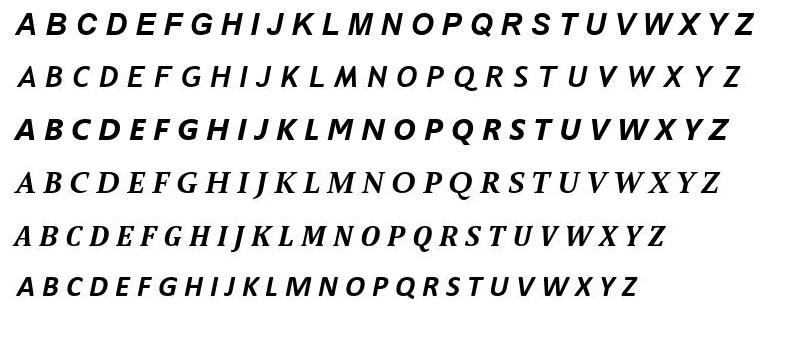
%> input picture letters/letterstest.jpg, 792 x 338 px
$ octave lettersANN.m   (GNU Octave 9; MATLAB toolbox functions it lacks are replaced by stand-ins)
%> lines starting %> are read from the running program, lines starting %| are printed output that depends on the picture; in (x1, y1, x2, y2) boxes, pixels count from 0 and x2, y2 are one past the last pixel; in counts of white or black regions, pixels touching at a corner belong together; the program's own positions count from 1
clc; clear all; close all; % cleaning all previous values

% loading target values;
targetvals = {'C','L','E','J';
'T','Z','O','B';
'R','R','J','W';
'Z','Z','E','W';
'E','B','I','K';
'M','L','R','R';
'B','B','R','K';
'F','Q','U','K';
'H','G','I','O';
'C','A','P','Q';
'R','L','B','K';
'A','W','N','L';
'O','I','J','A';
'A','B','B','U';
'W','F','I','D';
'U','F','Y','O';
'L','B','V','F';
'F','G','Y','Q';
'F','Z','J','F';
'F','L','I','T';
'N','R','A','U';
'H','X','Y','P';
'T','Q','U','F';
'K','V','P','B';
'J','N','M','H';
'G','G','O','X';
'Y','D','I','L';
'Z','W','H','X';
'L','C','K','I';
'G','U','O','V';
'X','E','B','A';
'A','H','A','A';
'L','A','G','R';
'H','S','J','H';
'N','L','Y','S';
'G','T','L','W';
'P','I','E','F';
'T','Y','W','P';
'R','F','O','C';
'H','G','N','A';
'G','T','P','Y';
'D','L','C','I';
'J','B','L','O';
'U','K','Z','O';
'N','T','X','E';
'F','D','A','G';
'F','L','N','U';
'M','I','L','S';
'P','E','H','F';
'O','M','D','E'};


%% TRAINING:

% loading train image:
I = imread('letters/letterstest.jpg');
%> I is the input picture: size 338x792x3 uint8; min 0, max 255, mean 228.1

% cleaning and making it BW:
BW = createMask(I);
%> in createMask, `I = rgb2hsv(RGB);`: I: size 338x792x3 double; mean H, S, V 0, 0, 0.895
%> in createMask, `sliderBW = ( (I(:,:,1) >= channel1Min) | (I(:,:,1) <= channel1Max) ) &..`:
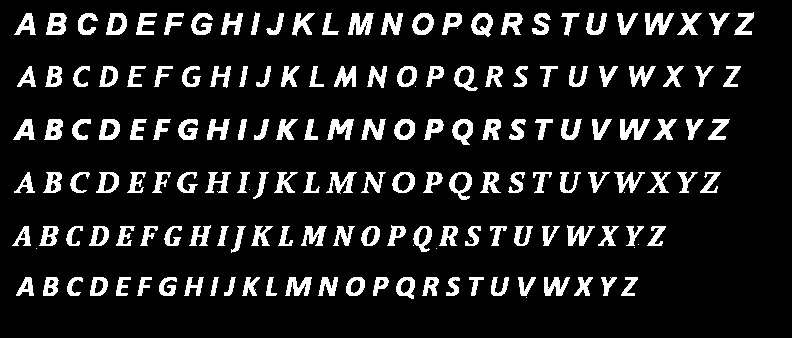
%> sliderBW: size 338x792 logical; 12.1% white; 167 white regions (11 under 20 px)
%> in createMask, `maskedRGBImage(repmat(~BW,[1 1 3])) = 0;`:
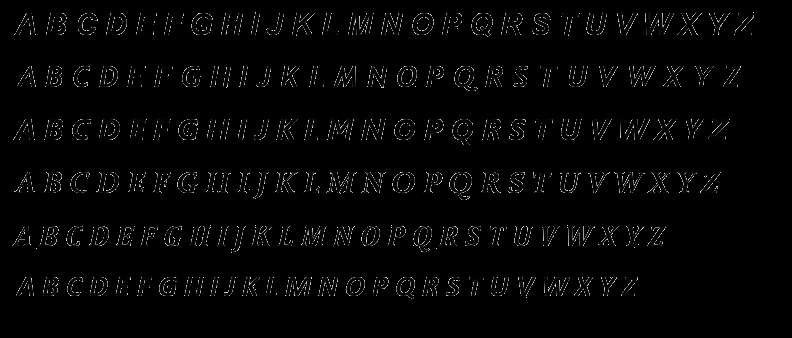
%> maskedRGBImage: size 338x792x3 uint8; min 0, max 223, mean 4.9

% applying regionprops, numbering all objects with area higher than 50px:
[labels, number] = bwlabel(BW);
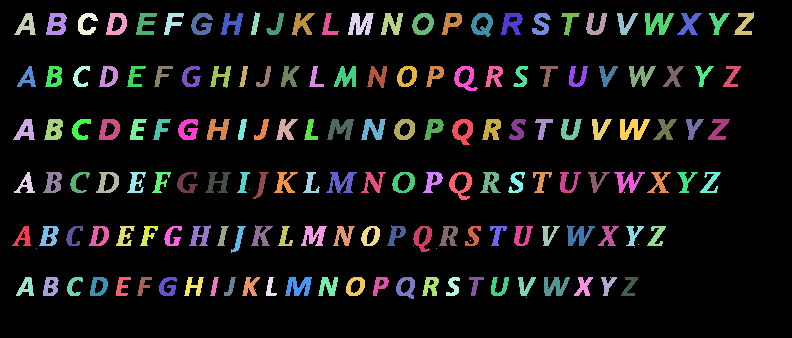
%> labels: size 338x792 double; 168 distinct labels, from 0 to 167; one colour per label, 0 black
%> number = 167
Istats = regionprops(labels);
%> Istats = 167 regions; largest, box (x1, y1, x2, y2), Area and Centroid: (620, 119, 650, 140) 379 [633.4 129.7], (645, 13, 674, 35) 370 [658.1 23.9], (348, 13, 374, 35) 365 [361.3 24.5], (327, 119, 354, 140) 323 [341.4 129], (326, 172, 357, 194) 319 [342.2 183.1]
Istats( [Istats.Area] < 50 ) = [];

% recording the number of objects:
num = length(Istats);
%> num = 156

% recording 4 objects:
Ibox = floor( [Istats.BoundingBox] );
%> Ibox = 624 values, max 734 at index 621, min 9 at index 191, mean 133.4
Ibox = reshape(Ibox, [4 num]);
%> Ibox = 156 columns, first 8: [12 13 14 14 16 17 39 43; 226 119 13 172 277 66 226 172; 19 22 22 21 18 19 20 19; 20 21 22 21 19 21 20 21]

% showing the image:
figure, imshow(BW);
hold on
for k = 1 : num
    % for each of the object (digit) creating a subimage, and recording it
    % to separate image with 24x12 size. Drawing a boundingboxes of each
    % objects:
    rectangle('position', Ibox(:,k), 'edgecolor', 'r', 'LineWidth', 2);

    % calculating objects positions:
    col1 = Ibox(1, k);
    col2 = col1 + Ibox(3, k);
    row1 = Ibox(2, k);
    row2 = row1 + Ibox(4, k);

    % moving resized objects to TTraining matrix, for training on ANN:
    subImage = BW(row1:row2, col1:col2);
    templateImageResized = imresize(subImage, [24 12]);

    TTraining(k,:) = templateImageResized(:)';

end
%> this loop made 156 passes
%> (col1, col2, row1, row2) on passes 1 to 3: (12, 31, 226, 246), (13, 35, 119, 140), (14, 36, 13, 35)
%> pass 1, `subImage = BW(row1:row2, col1:col2);`:
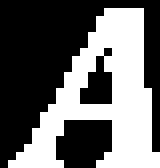
%> subImage: size 21x20 logical (shown 8 times larger); 41% white; 1 white region, box (x1, y1, x2, y2) and area: (1, 1, 20, 21) 172
%> after the loop:
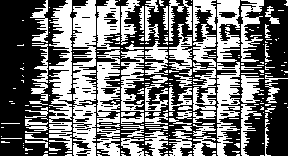
%> TTraining: size 156x288 logical; 44.9% white; 237 white regions (167 under 20 px), largest, box (x1, y1, x2, y2) and area: (73, 0, 96, 156) 2607, (49, 0, 72, 150) 2045, (217, 62, 240, 156) 1202
%> after the loop:
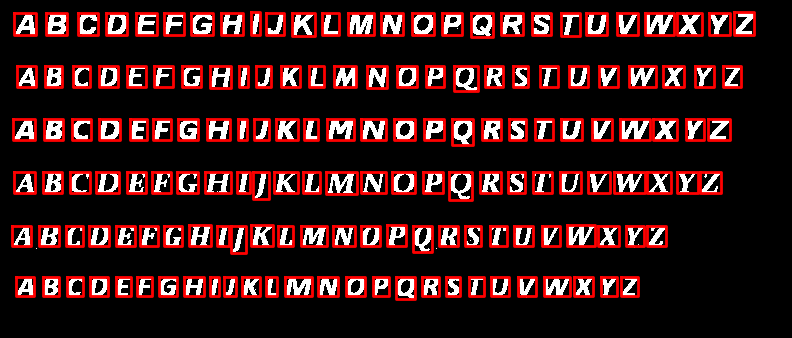
%> figure redrawn from the program's plot data
hold off

% TTarget, where all target values for training will be kept (A-Z):
TTarget = zeros(156,26);

for row = 1:26
    for col = 1:6
        TTarget( 6 * (row-1) + col, row ) = 1;
    end
end

% transposing to make the same-dimensioned:
TTraining = TTraining';
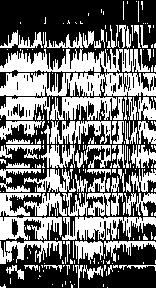
%> TTraining: size 288x156 logical; 44.9% white; 237 white regions (167 under 20 px), largest, box (x1, y1, x2, y2) and area: (0, 73, 156, 96) 2607, (0, 49, 150, 72) 2045, (62, 217, 156, 240) 1202
TTarget = TTarget';

% new ANN with 2 layers of 64-neurons each, logsig:
%> the run ends on the next line
net = newff([zeros(288,1) ones(288,1)], [256 256 256 26], {'logsig' 'logsig' 'logsig' 'logsig'}, 'traingdx');
% [75 lines not run here, left out]
% [8 lines left out: function int2letters, not called in this run]

%% Masks from Color Tresholder

function [BW,maskedRGBImage] = createMask(RGB)
%createMask  Threshold RGB image using auto-generated code from colorThresholder app.
%  [BW,MASKEDRGBIMAGE] = createMask(RGB) thresholds image RGB using
%  auto-generated code from the colorThresholder app. The colorspace and
%  range for each channel of the colorspace were set within the app. The
%  segmentation mask is returned in BW, and a composite of the mask and
%  original RGB images is returned in maskedRGBImage.

% Auto-generated by colorThresholder app on 29-Nov-2021
%------------------------------------------------------


% Convert RGB image to chosen color space
I = rgb2hsv(RGB);

% Define thresholds for channel 1 based on histogram settings
channel1Min = 0.004;
channel1Max = 0.000;

% Define thresholds for channel 2 based on histogram settings
channel2Min = 0.000;
channel2Max = 1.000;

% Define thresholds for channel 3 based on histogram settings
channel3Min = 0.000;
channel3Max = 0.876;

% Create mask based on chosen histogram thresholds
sliderBW = ( (I(:,:,1) >= channel1Min) | (I(:,:,1) <= channel1Max) ) & ...
    (I(:,:,2) >= channel2Min ) & (I(:,:,2) <= channel2Max) & ...
    (I(:,:,3) >= channel3Min ) & (I(:,:,3) <= channel3Max);
BW = sliderBW;

% Initialize output masked image based on input image.
maskedRGBImage = RGB;

% Set background pixels where BW is false to zero.
maskedRGBImage(repmat(~BW,[1 1 3])) = 0;

end
